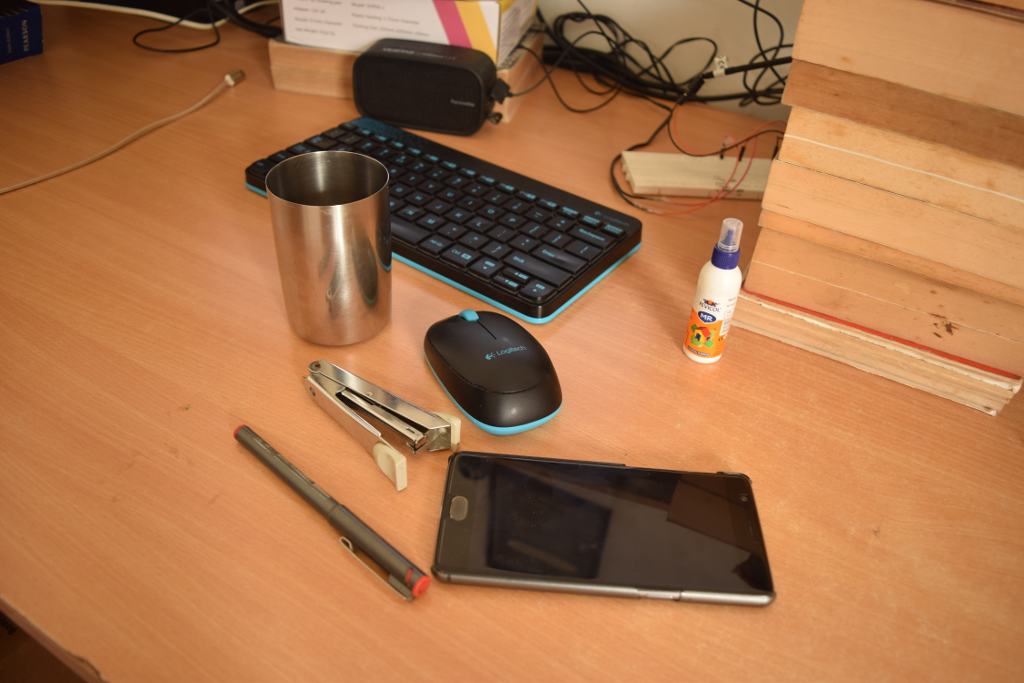
//> input picture images/example2/1.png, 1024 x 683 px
$ ./tutorial_background_subtraction -img /data/images/1.png   (built with g++ and OpenCV 4)
//> lines starting //> are read from the running program, lines starting //| are printed output that depends on the picture; after the words box and inside, x2 and y2 are one past the last pixel; in counts of white or black regions, pixels touching at a corner belong together

//opencv
#include "opencv2/imgcodecs.hpp"
#include "opencv2/imgproc.hpp"
#include "opencv2/videoio.hpp"
#include <opencv2/highgui.hpp>
#include <opencv2/video.hpp>
//C
#include <stdio.h>
//C++
#include <iostream>
#include <sstream>
using namespace cv;
using namespace std;
// Global variables
Mat frame; //current frame
Mat fgMaskMOG2; //fg mask fg mask generated by MOG2 method
Ptr<BackgroundSubtractor> pMOG2; //MOG2 Background subtractor
char keyboard; //input from keyboard
void help();
void processVideo(char* videoFilename);
void processImages(char* firstFrameFilename);
void help()
{
    cout
        << "--------------------------------------------------------------------------" << endl
        << "This program shows how to use background subtraction methods provided by "  << endl
        << " OpenCV. You can process both videos (-vid) and images (-img)."             << endl
        << endl
        << "Usage:"                                                                     << endl
        << "./bg_sub {-vid <video filename>|-img <image filename>}"                     << endl
        << "for example: ./bg_sub -vid video.avi"                                       << endl
        << "or: ./bg_sub -img /data/images/1.png"                                       << endl
        << "--------------------------------------------------------------------------" << endl
        << endl;
}

// Common processing function
void processImage(Mat im, vector<uchar>& LUT, const char* title) {
    for(int r = 0; r < im.rows; ++r)
        for(int c = 0; c < im.cols; ++c)
            im.at<uchar>(r, c) = LUT[im.at<uchar>(r, c)];

    // imshow(title, im);
    // waitKey(0);
}

// Log Transformation
// [10 lines left out: function getLogTx, not called in this run]

double base = 1.02;

// Inverse-Log (Exponential) Transformation
vector<uchar> getExpTx(int maxVal) {

    double c = 255.0 / (pow(base, maxVal) + 1);
    vector<uchar> LUT(256, 0);

    for(int i = 0; i < 256; ++i)
        LUT[i] = (int) round(c * (pow(base, i) - 1));

    return LUT;
}


int main(int argc, char* argv[])
{
    //print help information
    help();
    //check for the input parameter correctness
    if(argc != 3) {
        cerr <<"Incorret input list" << endl;
        cerr <<"exiting..." << endl;
        return EXIT_FAILURE;
    }
    //create GUI windows
    namedWindow("Frame");
    namedWindow("FG Mask MOG 2");
    //create Background Subtractor objects
    pMOG2 = createBackgroundSubtractorMOG2(); //MOG2 approach
    if(strcmp(argv[1], "-vid") == 0) {
        //input data coming from a video
        processVideo(argv[2]);
    }
    else if(strcmp(argv[1], "-img") == 0) {
        //input data coming from a sequence of images
        processImages(argv[2]);
    }
    else {
        //error in reading input parameters
        cerr <<"Please, check the input parameters." << endl;
        cerr <<"Exiting..." << endl;
        return EXIT_FAILURE;
    }
    //destroy GUI windows
    destroyAllWindows();
    return EXIT_SUCCESS;
}
// [36 lines left out: function processVideo, not called in this run]

void preprocess(Mat frame) {

    Mat hsv;
    //cvtColor(frame,hsv,CV_BGR2HSV);
    //frame = hsv;
    medianBlur(frame, frame, 7);
    double maxVal;
    minMaxLoc(frame, NULL, &maxVal);
    vector<uchar> ve = getExpTx(maxVal);
    processImage(frame, ve, "Exponential transformation");
}

void processImages(char* fistFrameFilename) {
//> called with fistFrameFilename = "/data/images/1.png"
    //read the first file of the sequence
    frame = imread(fistFrameFilename, cv::IMREAD_GRAYSCALE);
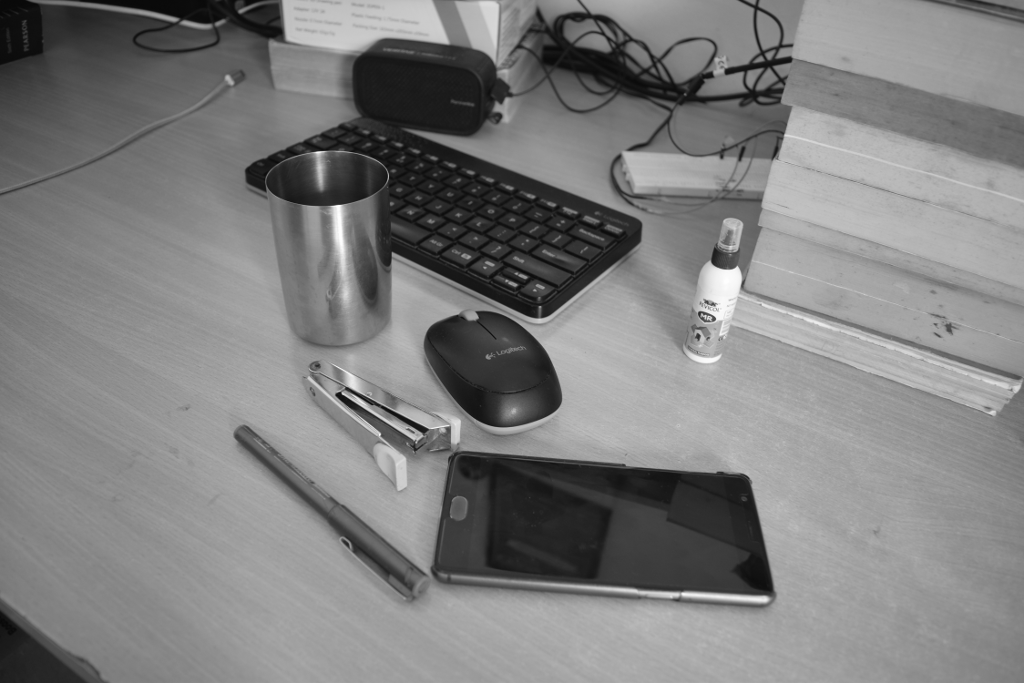
//> frame: 683 rows x 1024 cols, CV_8UC1; min 8, max 254, mean 126.8
    preprocess(frame);
//> in preprocess, `minMaxLoc(frame, NULL, &maxVal);`: maxVal = 252
//> in getExpTx, `double c = 255.0 / (pow(base, maxVal) + 1);`: c = 1.72
//> after the loop in getExpTx, `for(int i = 0; i < 256; ++i)`: LUT = 256 values, max 252 at index 252, min 0 at index 0, mean 48.49
//> in preprocess, `vector<uchar> ve = getExpTx(maxVal);`: ve has the same summary as LUT in getExpTx
//> after the loop in processImage, `for(int r = 0; r < im.rows; ++r)`:
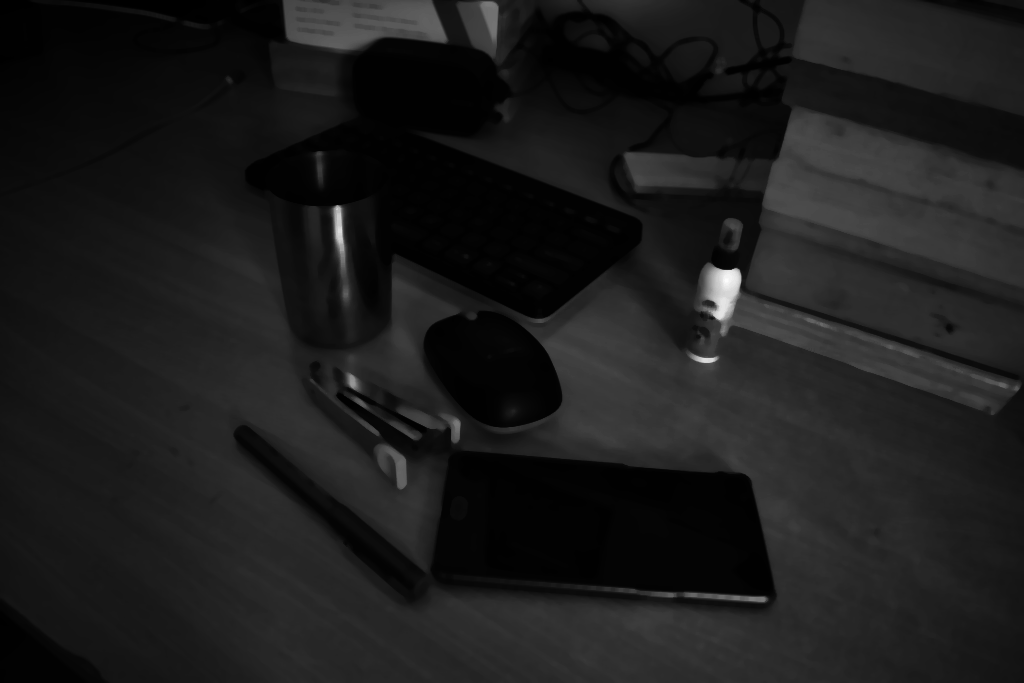
//> im: 683 rows x 1024 cols, CV_8UC1; min 0, max 252, mean 27.8

    if(frame.empty()){
        //error in opening the first image
        cerr << "Unable to open first image frame: " << fistFrameFilename << endl;
        exit(EXIT_FAILURE);
    }
    //current image filename
    string fn(fistFrameFilename);
    //read input data. ESC or 'q' for quitting
    keyboard = 0;
    while( keyboard != 'q' && keyboard != 27 ){
        //update the background model
        pMOG2->apply(frame, fgMaskMOG2);
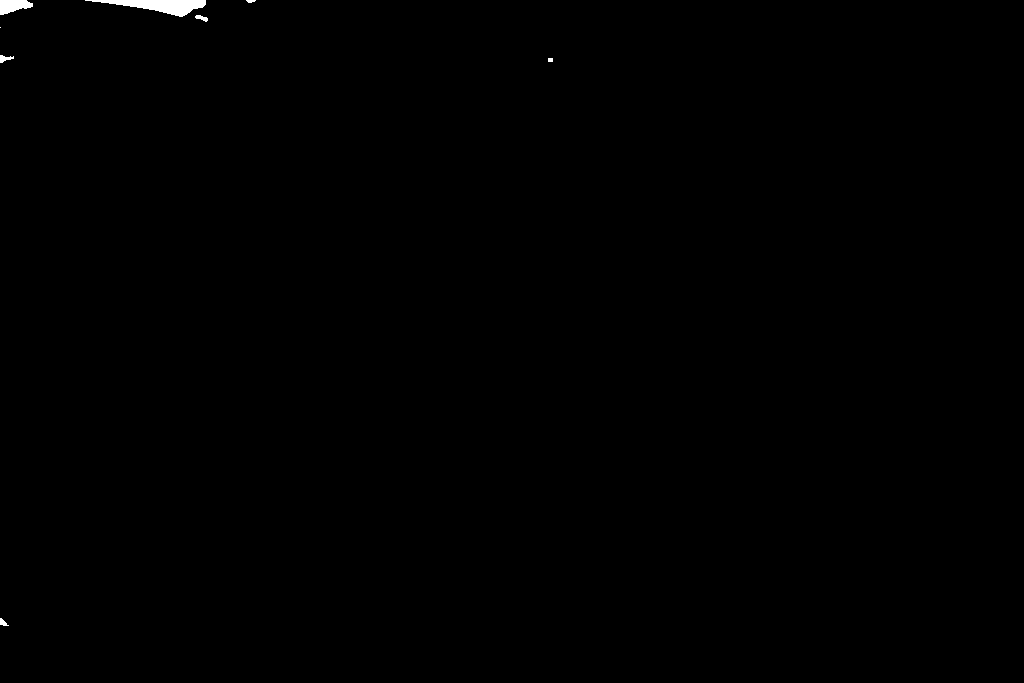
//> fgMaskMOG2: 683 rows x 1024 cols, CV_8UC1; values 127 (black) and 255 (white), 0.22% white; 8 white regions (1 under 20 px), largest, box (x1, y1, x2, y2) and area: (85, 0, 206, 17) 995, (0, 0, 33, 15) 344, (0, 55, 14, 63) 62
        //get the frame number and write it on the current frame
        size_t index = fn.find_last_of("/");
        if(index == string::npos) {
            index = fn.find_last_of("\\");
        }
        size_t index2 = fn.find_last_of(".");
        string prefix = fn.substr(0,index+1);
        string suffix = fn.substr(index2);
        string frameNumberString = fn.substr(index+1, index2-index-1);
        istringstream iss(frameNumberString);
        int frameNumber = 0;
        iss >> frameNumber;
        rectangle(frame, cv::Point(10, 2), cv::Point(100,20),
                cv::Scalar(255,255,255), -1);
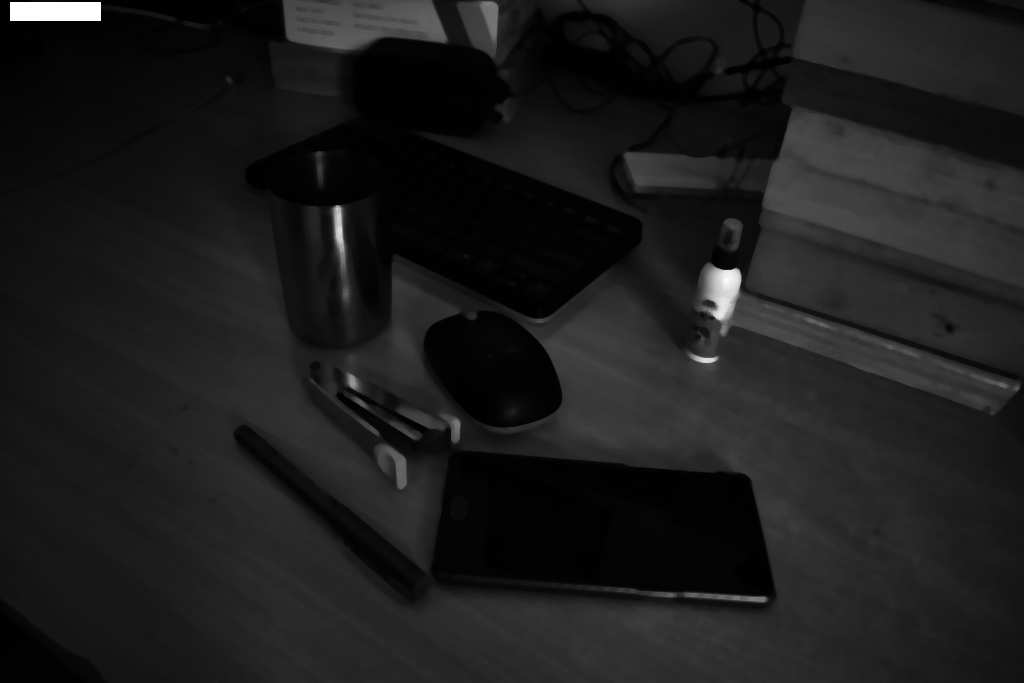
//> frame: 683 rows x 1024 cols, CV_8UC1; 0.25% of pixels changed, all inside (x1, y1, x2, y2) = (10, 2, 101, 21)
        putText(frame, frameNumberString.c_str(), cv::Point(15, 15),
                FONT_HERSHEY_SIMPLEX, 0.5 , cv::Scalar(0,0,0));
//> frame: 683 rows x 1024 cols, CV_8UC1; 14 pixels changed, all inside (x1, y1, x2, y2) = (18, 5, 22, 16)

        // Anand Added
        //cv::addWeighted(fgMaskMOG2, 0.2, frame, 1 - 0.2, 0, frame);
        Mat maskedImage;
        cv::bitwise_and(frame, fgMaskMOG2, maskedImage);

        //show the current frame and the fg masks
        imshow("Frame", frame);
        imshow("FG Mask MOG 2", fgMaskMOG2);
        imshow("Masked", maskedImage);
        //get the input from the keyboard
        keyboard = (char)waitKey(0);
//> the 'q' key is pressed
        //search for the next image in the sequence
        ostringstream oss;
        oss << (frameNumber + 1);
        string nextFrameNumberString = oss.str();
        string nextFrameFilename = prefix + nextFrameNumberString + suffix;
        //read the next frame
        frame = imread(nextFrameFilename, cv::IMREAD_GRAYSCALE);
//> 2.png cannot be read in this run, so this picture is empty
//> (the run ends here: the program stops with an error, at `medianBlur(frame, frame, 7);`)
